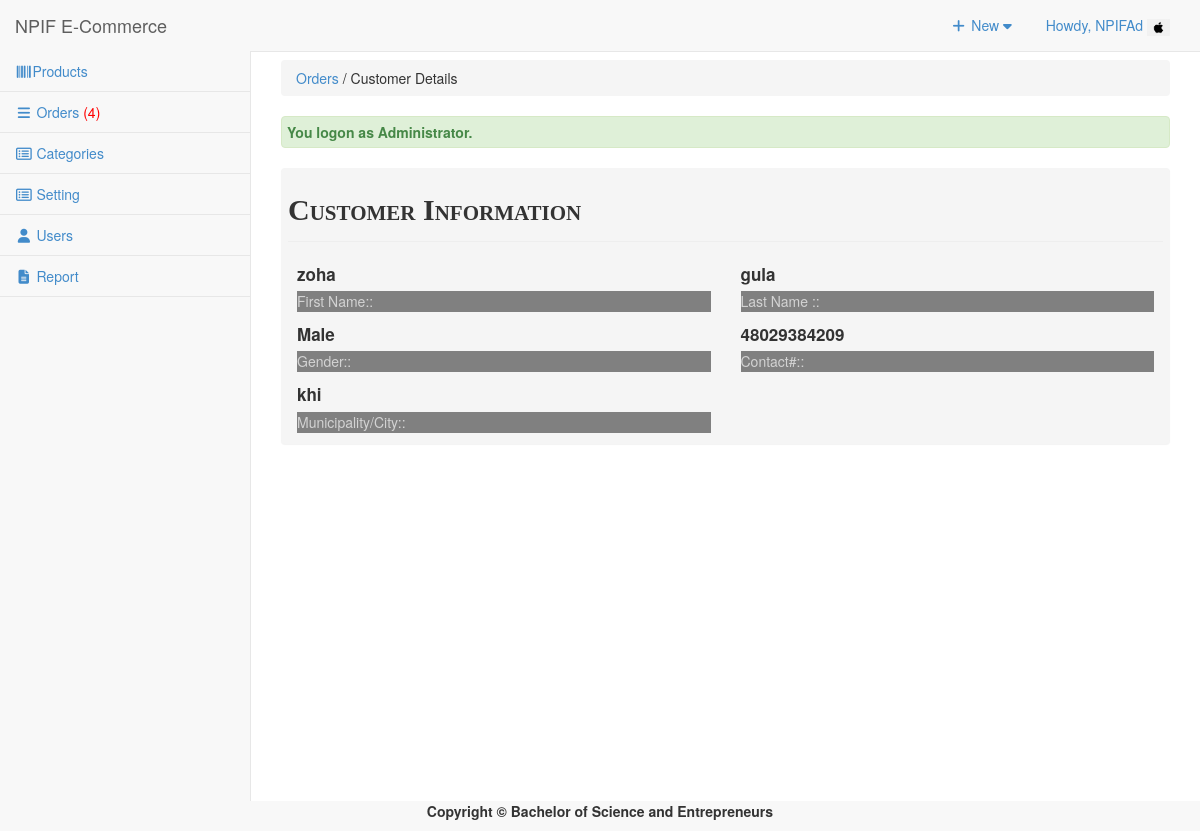
The page /admin/orders/index.php?view=customerdetails&customerid=11 (signed in) on the database its author committed.
### tables this page shows
CREATE TABLE `tbluseraccount` (
  `USERID` int(11) NOT NULL,
  `U_NAME` varchar(122) NOT NULL,
  `U_USERNAME` varchar(122) NOT NULL,
  `U_PASS` varchar(122) NOT NULL,
  `U_ROLE` varchar(30) NOT NULL,
  `USERIMAGE` varchar(255) NOT NULL
);

CREATE TABLE `tblcustomer` (
  `CUSTOMERID` int(11) NOT NULL,
  `FNAME` varchar(30) NOT NULL,
  `LNAME` varchar(30) NOT NULL,
  `MNAME` varchar(30) NOT NULL,
  `CUSHOMENUM` varchar(90) NOT NULL,
  `STREETADD` text NOT NULL,
  `BRGYADD` text NOT NULL,
  `CITYADD` text NOT NULL,
  `PROVINCE` varchar(80) NOT NULL,
  `COUNTRY` varchar(30) NOT NULL,
  `DBIRTH` date NOT NULL,
  `GENDER` varchar(10) NOT NULL,
  `PHONE` varchar(20) NOT NULL,
  `EMAILADD` varchar(40) NOT NULL,
  `ZIPCODE` int(6) NOT NULL,
  `CUSUNAME` varchar(20) NOT NULL,
  `CUSPASS` varchar(90) NOT NULL,
  `CUSPHOTO` varchar(255) NOT NULL,
  `TERMS` tinyint(4) NOT NULL,
  `DATEJOIN` date NOT NULL
);

### admin/orders/index.php (called while the page is built, shortened)
<?php
require_once("../../include/initialize.php");
$view = (isset($_GET['view']) && $_GET['view'] != '') ? $_GET['view'] : '';
 $title="Orders";
 $header=$view;
switch ($view) {
	case 'customerdetails' :
	 	$header = "Customer Details";
		break;
}
require_once ("../theme/templates.php");
?>

### include/database.php (called while the page is built, shortened)
<?php
class Database {
	var $sql_string = '';
	private $conn;
	public function open_connection() {
		$this->conn = mysqli_connect(server,user,pass);
		if(!$this->conn){
			echo "Problem in database connection! Contact administrator!";
			exit();
		}else{
			$db_select = mysqli_select_db($this->conn,database_name);
		}
	}
	function setQuery($sql='') {
		$this->sql_string=$sql;
	}
	function executeQuery() {
		$result = mysqli_query($this->conn,$this->sql_string);
		return $result;
	}
	private function confirm_query($result) {
		return $result;
	}
	function loadSingleResult() {
		$cur = $this->executeQuery();
		while ($row = mysqli_fetch_object($cur)) {
		return $data = $row;
		}
	}
	public function num_rows($result_set) {
		return mysqli_num_rows($result_set);
	}
}
$mydb = new Database();
?>

### include/accounts.php (called while the page is built, shortened)
<?php
require_once(LIB_PATH.DS.'database.php');
class User {
	protected static  $tblname = "tbluseraccount";
	function single_user($id=""){
			global $mydb;
			$mydb->setQuery("SELECT * FROM ".self::$tblname."
				Where USERID= '{$id}' LIMIT 1");
			$cur = $mydb->loadSingleResult();
			return $cur;
	}
}
?>

### include/customers.php (called while the page is built, shortened)
<?php
require_once(LIB_PATH.DS.'database.php');
class Customer {
	protected static  $tblname = "tblcustomer";
	function single_customer($id=""){
			global $mydb;
			$mydb->setQuery("SELECT * FROM ".self::$tblname."
				Where CUSTOMERID= {$id} LIMIT 1");
			$cur = $mydb->loadSingleResult();
			return $cur;
	}
}
?>

### admin/orders/customerdetail.php (the view, shortened to what this page needs)
 <?php
  $customer = New customer;
  $res = $customer->single_customer($_GET['customerid']);
  ?>
<div class="col-md-12 Cus-info">
<div class="header">Customer Information</div>
  <div class="row">
    <div class="col-md-12">
        <div class="col-md-6">
            <label><?php echo $res->FNAME; ?></label>
             <p>First Name::</p>
        </div>
        <div class="col-md-6">
               <label><?php echo $res->LNAME; ?> </label>
              <p>Last Name ::</p>
        </div>
    </div>
    <div class="col-md-12">
        <div class="col-md-6">
          <label><?php echo $res->GENDER; ?></label>
            <p>Gender::</p>
        </div>
        <div class="col-md-6">
          <label><?php echo $res->PHONE; ?></label>
           <p>Contact#::</p>
        </div>
    </div>
     <div class="col-md-12">
        <div class="col-md-6">
           <label><?php echo $res->CITYADD; ?></label>
               <p>Municipality/City::</p>
        </div>
    </div>
  </div>
</div>

### admin/theme/templates.php (shortened to what this page needs)
<!DOCTYPE html>
<html lang="en">
<head>
<link href="<?php echo web_root; ?>admin/css/bootstrap.min.css" rel="stylesheet">
<link href="<?php echo web_root; ?>admin/css/metisMenu.min.css" rel="stylesheet">
<link href="<?php echo web_root; ?>admin/css/timeline.css" rel="stylesheet">
<link href="<?php echo web_root; ?>admin/css/sb-admin-2.css" rel="stylesheet">
<link href="<?php echo web_root; ?>admin/font/css/font-awesome.min.css" rel="stylesheet" type="text/css">
<link href="<?php echo web_root; ?>admin/font/font-awesome.min.css" rel="stylesheet" type="text/css">
<link href="<?php echo web_root; ?>admin/css/dataTables.bootstrap.css" rel="stylesheet">
<link href="<?php echo web_root; ?>css/bootstrap-datetimepicker.min.css" rel="stylesheet" media="screen">
<link href="<?php echo web_root; ?>css/datepicker.css" rel="stylesheet" media="screen">
<link href="<?php echo web_root; ?>admin/css/costum.css" rel="stylesheet">
<link href="<?php echo web_root; ?>admin/css/ekko-lightbox.css" rel="stylesheet">
</head>
  <?php
    $query = "SELECT * FROM tblsummary WHERE ORDEREDSTATS = 'Pending'";
    $mydb->setQuery($query);
    $cur = $mydb->executeQuery();
    $rowscount = $mydb->num_rows($cur);
    $res = isset($rowscount)? $rowscount : 0;
    if($res>0){
    $order = '<span style="color:red;">('.$res.')</span>';
    }else{
        $order = '<span> ('.$res.')</span>';
    }
?>
<body>
   <div id="wrapper">
        <nav class="navbar navbar-default navbar-static-top  " role="navigation" style="margin-bottom: 0">
            <div class="navbar-header">
                 <a class="navbar-brand"  href="<?php echo web_root; ?>admin/index.php" >NPIF E-Commerce</a>
            </div>
            <ul class="nav navbar-top-links navbar-right">
                 <li class="dropdown">
                    <a class="dropdown-toggle" data-toggle="dropdown" href="#">
                        <i class="fa fa-plus fa-fw"></i> New  <i class="fa fa-caret-down"></i>
                    </a>
                </li>
<?php
 $user = New User();
$singleuser = $user->single_user($_SESSION['USERID']);
?>
                <li class="dropdown">
                    <a class="dropdown-toggle" data-toggle="dropdown" href="#">
                        Howdy, <?php echo $_SESSION['U_NAME']; ?> <img title="profile image" width="23px" height="17px" src="<?php echo web_root.'admin/user/'.$singleuser ->USERIMAGE ?>">
                    </a>
                </li>
            </ul>
            <div class="navbar-default sidebar" role="navigation">
                <div class="sidebar-nav navbar-collapse">
                    <ul class="nav" id="side-menu">
                        <li>
                             <a href="<?php echo web_root; ?>admin/products/index.php"><i class="fa fa-barcode fa-fw"></i>Products </a>
                        </li>
                        <li>
                             <a href="<?php echo web_root; ?>admin/orders/index.php" ><i class="fa fa-reorder fa-fw"></i>  Orders <?php echo $order; ?></a>
                  </li>
                         <li>
                             <a href="<?php echo web_root; ?>admin/category/index.php" ><i class="fa fa-list-alt fa-fw"></i>  Categories </a>
                        </li>
                        <?php if ($_SESSION['U_ROLE']=='Administrator') {
                        ?>
                         <li>
                             <a href="<?php echo web_root; ?>admin/settings/index.php" ><i class="fa fa-list-alt fa-fw"></i>  Setting </a>
                        </li>
                          <li>
                            <a href="<?php echo web_root; ?>admin/user/index.php" ><i class="fa fa-user fa-fw"></i> Users </a>
                        </li>
                         <li>
                            <a href="<?php echo web_root; ?>admin/report/index.php" ><i class="fa  fa-file-text fa-fw"></i> Report </a>
                        </li>
                 <?php }  ?>
                    </ul>
                </div>
            </div>
        </nav>
  <div id="page-wrapper">
            <div class="row" >
                <div class="col-lg-12">
                    <?php
                    if ($title<>'Dashboard'){
                       echo   '<p class="breadcrumb" style="margin-top: 8px;">
                        <a href="index.php" title="'. $title.'" >'. $title.'</a>
                        '.(isset($header) ? ' / '. $header : '').'  </p>'  ;
                    } ?>
                  <?php require_once $content; ?>
                </div>
            </div>
        </div>
    </div>
</body>
      <footer><p  style="text-align: center;font-weight: bold;">Copyright &copy; Bachelor of Science and Entrepreneurs </p></footer>
</html>

### admin/css/sb-admin-2.css (style rules this page uses)
body { background-color: #f8f8f8; }
#wrapper { width: 100%; }
#page-wrapper { padding: 0 15px; min-height: 568px; background-color: #fff; }
@media (min-width:768px) { #page-wrapper { position: inherit; margin: 0 0 0 250px; padding: 0 30px; border-left: 1px solid #e7e7e7; } }
.navbar-top-links { margin-right: 0; }
.navbar-top-links li { display: inline-block; }
.navbar-top-links li:last-child { margin-right: 15px; }
.navbar-top-links li a { padding: 15px; min-height: 50px; }
.sidebar .sidebar-nav.navbar-collapse { padding-right: 0; padding-left: 0; }
.sidebar ul li { border-bottom: 1px solid #e7e7e7; }
@media (min-width:768px) { .sidebar { z-index: 1; position: absolute; width: 250px; margin-top: 51px; } }

### admin/orders/customerdetail.php (style rules this page uses)
.Cus-info { max-width: 100%; margin-bottom: 20px; background-color: #f5f5f5; border: 1px solid transparent; border-radius: 4px; -webkit-box-shadow: 0 1px 1px rgba(0, 0, 0, 0.05); box-shadow: 0 1px 1px rgba(0, 0, 0, 0.05); }
.Cus-info .header { padding-bottom: 9px; margin: 20px 6px 20px; border-bottom: 1px solid #eeeeee; font-size: 30px; font-weight: bold; font-variant: small-caps; font-family: arial black; }
.Cus-info p { border-bottom: solid 1px gray; width:100%; font-style: bold 1px; color: lightgray ; background-color: gray; }
.Cus-info label { font-size: 17px; font-weight: bold; }
@media (min-width: 768px) { .Cus-info { position: inherit; padding: 0; margin: 0; vertical-align: center; } }

### rows shown on the page
tbluseraccount: USERIMAGE (picture)
tblcustomer: FNAME "zoha", LNAME "gula", GENDER "Male", PHONE "48029384209", CITYADD "khi"

### other values the page prints
$_SESSION['U_NAME'] "NPIFAd"
$res "4"
$title "Orders"
$header "Customer Details"
$_SESSION['message'] "You logon as Administrator."
